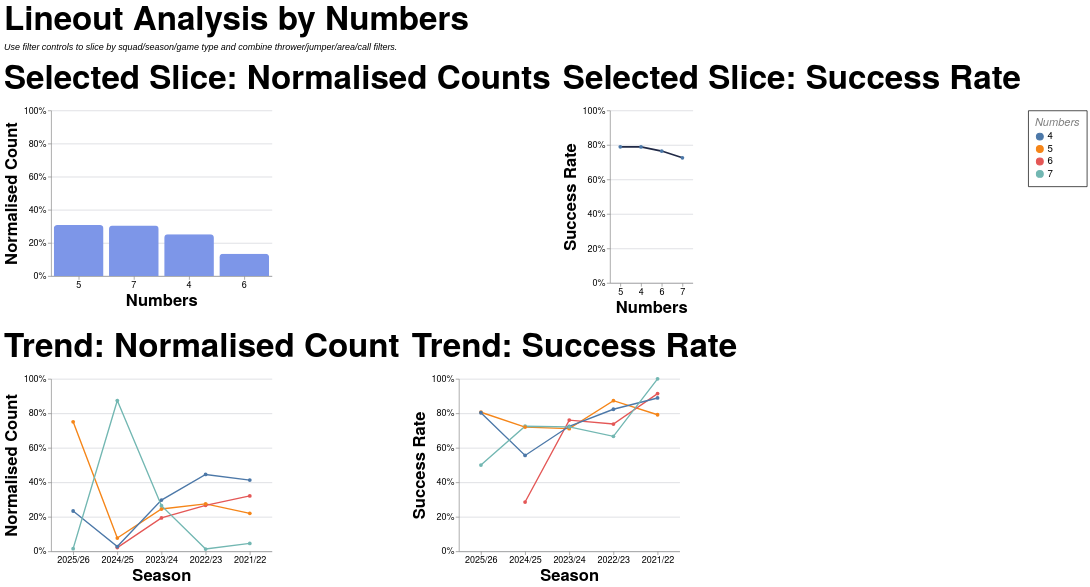

Source (Vega-Lite JSON):
### Vega-Lite specification from a JSON file in a GitHub repository (floating-point values rounded to 4 significant figures; data arrays with more than 128 entries replaced by an {"elided": "..."} marker saying what was removed)
{"config": {"axis": {"labelFont": "PT Sans Narrow, Helvetica Neue, Helvetica, Arial, sans-serif", "titleFont": "PT Sans Narrow, Helvetica Neue, Helvetica, Arial, sans-serif", "labelFontSize": 13, "titleFontSize": 24, "gridColor": "#202947", "gridOpacity": 0.2, "zindex": 1}, "text": {"font": "Lato, sans-serif"}, "bar": {"cornerRadiusEnd": 5}, "header": {"labelFont": "PT Sans Narrow, Helvetica Neue, Helvetica, Arial, sans-serif", "titleFont": "PT Sans Narrow, Helvetica Neue, Helvetica, Arial, sans-serif", "labelFontSize": 24, "titleFontSize": 28, "labelFontWeight": "bold", "orient": "left"}, "legend": {"labelFont": "PT Sans Narrow, Helvetica Neue, Helvetica, Arial, sans-serif", "titleFont": "PT Sans Narrow, Helvetica Neue, Helvetica, Arial, sans-serif", "labelFontSize": 14, "titleFontSize": 16, "titlePadding": 5, "fillColor": "white", "strokeColor": "black", "padding": 10, "titleFontWeight": "lighter", "titleFontStyle": "italic", "titleColor": "gray", "offset": 10}, "title": {"font": "PT Sans Narrow, Helvetica Neue, Helvetica, Arial, sans-serif", "fontSize": 48, "fontWeight": "bold", "anchor": "start", "align": "center", "titlePadding": 20, "subtitlePadding": 10, "subtitleFontSize": 13, "subtitleColor": "", "subtitleFontStyle": "italic", "offset": 15, "color": "black"}, "axisX": {"labelAngle": 0}, "facet": {"title": null, "header": null, "align": {"row": "each", "column": "each"}}, "resolve": {"scale": {"y": "independent", "facet": "independent"}}, "background": "transparent", "scale": {"offsetBandPaddingOuter": 0.2, "offsetBandPaddingInner": 0.1}, "view": {"stroke": null, "background": "transparent"}}, "vconcat": [{"hconcat": [{"mark": {"type": "bar", "color": "#7d96e8"}, "encoding": {"tooltip": [{"field": "numbers", "title": "Numbers", "type": "nominal"}, {"field": "attempts", "format": ",.0f", "title": "Lineouts", "type": "quantitative"}, {"field": "share", "format": ".1%", "title": "Normalised Count", "type": "quantitative"}], "x": {"field": "numbers", "sort": "-y", "title": "Numbers", "type": "nominal"}, "y": {"axis": {"format": "%"}, "field": "share", "scale": {"domain": [0, 1]}, "title": "Normalised Count", "type": "quantitative"}}, "height": 240, "title": "Selected Slice: Normalised Counts", "transform": [{"filter": "(loSquad == 'All' || datum.squad == loSquad) && (loGameType == 'All' || (loGameType == 'League + Cup' && (datum.game_type == 'League' || datum.game_type == 'Cup')) || (loGameType == 'League only' && datum.game_type == 'League') || datum.game_type == loGameType) && (loOpposition == 'All' || datum.opposition == loOpposition) && (loThrower == 'All' || datum.thrower == loThrower) && (loJumper == 'All' || datum.jumper == loJumper) && (loArea == 'All' || datum.area == loArea) && (loNumbers == 'All' || datum.numbers == loNumbers) && (loCall == 'All' || datum.call == loCall) && (loCallType == 'All' || datum.call_type == loCallType)"}, {"filter": "(loSeason == 'All' || datum.season == loSeason)"}, {"aggregate": [{"op": "count", "as": "attempts"}, {"op": "sum", "field": "won", "as": "won"}], "groupby": ["numbers"]}, {"joinaggregate": [{"op": "sum", "field": "attempts", "as": "total_attempts"}]}, {"calculate": "datum.attempts / datum.total_attempts", "as": "share"}, {"calculate": "datum.won / datum.attempts", "as": "success_rate"}], "width": 320}, {"mark": {"type": "line", "color": "#202946", "point": true, "strokeWidth": 2.5}, "encoding": {"tooltip": [{"field": "numbers", "title": "Numbers", "type": "nominal"}, {"field": "won", "format": ",.0f", "title": "Won", "type": "quantitative"}, {"field": "attempts", "format": ",.0f", "title": "Lineouts", "type": "quantitative"}, {"field": "success_rate", "format": ".1%", "title": "Success Rate", "type": "quantitative"}], "x": {"field": "numbers", "sort": "-y", "title": "Numbers", "type": "nominal"}, "y": {"axis": {"format": "%"}, "field": "success_rate", "scale": {"domain": [0, 1]}, "title": "Success Rate", "type": "quantitative"}}, "height": 250, "title": "Selected Slice: Success Rate", "transform": [{"filter": "(loSquad == 'All' || datum.squad == loSquad) && (loGameType == 'All' || (loGameType == 'League + Cup' && (datum.game_type == 'League' || datum.game_type == 'Cup')) || (loGameType == 'League only' && datum.game_type == 'League') || datum.game_type == loGameType) && (loOpposition == 'All' || datum.opposition == loOpposition) && (loThrower == 'All' || datum.thrower == loThrower) && (loJumper == 'All' || datum.jumper == loJumper) && (loArea == 'All' || datum.area == loArea) && (loNumbers == 'All' || datum.numbers == loNumbers) && (loCall == 'All' || datum.call == loCall) && (loCallType == 'All' || datum.call_type == loCallType)"}, {"filter": "(loSeason == 'All' || datum.season == loSeason)"}, {"aggregate": [{"op": "count", "as": "attempts"}, {"op": "sum", "field": "won", "as": "won"}], "groupby": ["numbers"]}, {"joinaggregate": [{"op": "sum", "field": "attempts", "as": "total_attempts"}]}, {"calculate": "datum.attempts / datum.total_attempts", "as": "share"}, {"calculate": "datum.won / datum.attempts", "as": "success_rate"}], "width": {"step": 30}}], "spacing": 16}, {"hconcat": [{"mark": {"type": "line", "point": true, "strokeWidth": 2}, "encoding": {"color": {"field": "numbers", "title": "Numbers", "type": "nominal"}, "tooltip": [{"field": "season", "title": "Season", "type": "nominal"}, {"field": "numbers", "title": "Numbers", "type": "nominal"}, {"field": "attempts", "format": ",.0f", "title": "Lineouts", "type": "quantitative"}, {"field": "norm_count", "format": ".1%", "title": "Normalised Count", "type": "quantitative"}], "x": {"field": "season", "sort": "-x", "title": "Season", "type": "nominal"}, "y": {"axis": {"format": "%"}, "field": "norm_count", "scale": {"domain": [0, 1]}, "title": "Normalised Count", "type": "quantitative"}}, "height": 250, "title": "Trend: Normalised Count", "transform": [{"filter": "(loSquad == 'All' || datum.squad == loSquad) && (loGameType == 'All' || (loGameType == 'League + Cup' && (datum.game_type == 'League' || datum.game_type == 'Cup')) || (loGameType == 'League only' && datum.game_type == 'League') || datum.game_type == loGameType) && (loOpposition == 'All' || datum.opposition == loOpposition) && (loThrower == 'All' || datum.thrower == loThrower) && (loJumper == 'All' || datum.jumper == loJumper) && (loArea == 'All' || datum.area == loArea) && (loNumbers == 'All' || datum.numbers == loNumbers) && (loCall == 'All' || datum.call == loCall) && (loCallType == 'All' || datum.call_type == loCallType)"}, {"aggregate": [{"op": "count", "as": "attempts"}, {"op": "sum", "field": "won", "as": "won"}], "groupby": ["season", "numbers"]}, {"joinaggregate": [{"op": "sum", "field": "attempts", "as": "season_attempts"}], "groupby": ["season"]}, {"calculate": "datum.attempts / datum.season_attempts", "as": "norm_count"}, {"calculate": "datum.won / datum.attempts", "as": "success_rate"}], "width": 320}, {"mark": {"type": "line", "point": true, "strokeWidth": 2}, "encoding": {"color": {"field": "numbers", "title": "Numbers", "type": "nominal"}, "tooltip": [{"field": "season", "title": "Season", "type": "nominal"}, {"field": "numbers", "title": "Numbers", "type": "nominal"}, {"field": "won", "format": ",.0f", "title": "Won", "type": "quantitative"}, {"field": "attempts", "format": ",.0f", "title": "Lineouts", "type": "quantitative"}, {"field": "success_rate", "format": ".1%", "title": "Success Rate", "type": "quantitative"}], "x": {"field": "season", "sort": "-x", "title": "Season", "type": "nominal"}, "y": {"axis": {"format": "%"}, "field": "success_rate", "scale": {"domain": [0, 1]}, "title": "Success Rate", "type": "quantitative"}}, "height": 250, "title": "Trend: Success Rate", "transform": [{"filter": "(loSquad == 'All' || datum.squad == loSquad) && (loGameType == 'All' || (loGameType == 'League + Cup' && (datum.game_type == 'League' || datum.game_type == 'Cup')) || (loGameType == 'League only' && datum.game_type == 'League') || datum.game_type == loGameType) && (loOpposition == 'All' || datum.opposition == loOpposition) && (loThrower == 'All' || datum.thrower == loThrower) && (loJumper == 'All' || datum.jumper == loJumper) && (loArea == 'All' || datum.area == loArea) && (loNumbers == 'All' || datum.numbers == loNumbers) && (loCall == 'All' || datum.call == loCall) && (loCallType == 'All' || datum.call_type == loCallType)"}, {"aggregate": [{"op": "count", "as": "attempts"}, {"op": "sum", "field": "won", "as": "won"}], "groupby": ["season", "numbers"]}, {"joinaggregate": [{"op": "sum", "field": "attempts", "as": "season_attempts"}], "groupby": ["season"]}, {"calculate": "datum.attempts / datum.season_attempts", "as": "norm_count"}, {"calculate": "datum.won / datum.attempts", "as": "success_rate"}], "width": 320}], "spacing": 16}], "data": {"name": "data-c19e9c742c9b5fa034ceade3597a36db"}, "params": [{"name": "loSquad", "value": "All"}, {"name": "loSeason", "value": "All"}, {"name": "loGameType", "value": "All"}, {"name": "loOpposition", "value": "All"}, {"name": "loThrower", "value": "All"}, {"name": "loJumper", "value": "All"}, {"name": "loArea", "value": "All"}, {"name": "loNumbers", "value": "All"}, {"name": "loCall", "value": "All"}, {"name": "loCallType", "value": "All"}], "spacing": 22, "title": {"text": "Lineout Analysis by Numbers", "subtitle": "Use filter controls to slice by squad/season/game type and combine thrower/jumper/area/call filters."}, "$schema": "https://vega.github.io/schema/vega-lite/v5.20.1.json", "datasets": {"data-c19e9c742c9b5fa034ceade3597a36db": {"elided": "1291 records"}}}
